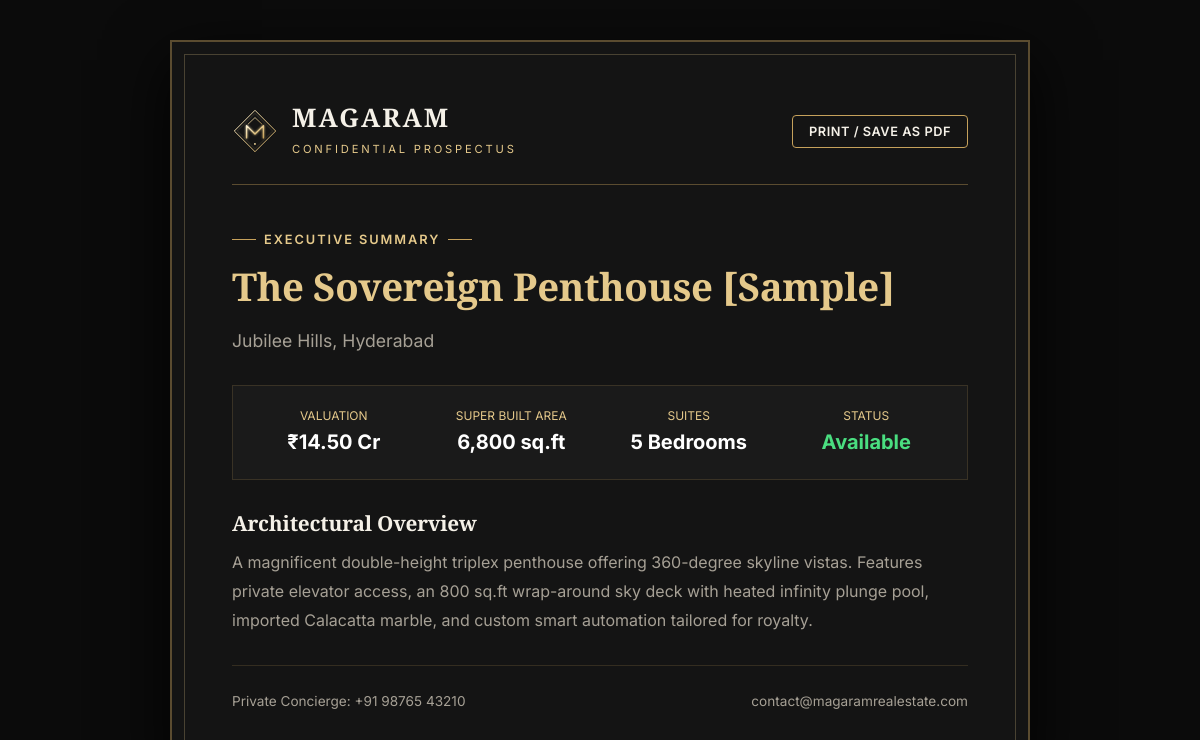
Before: /brochure.php?property_id=1 with the older database file.
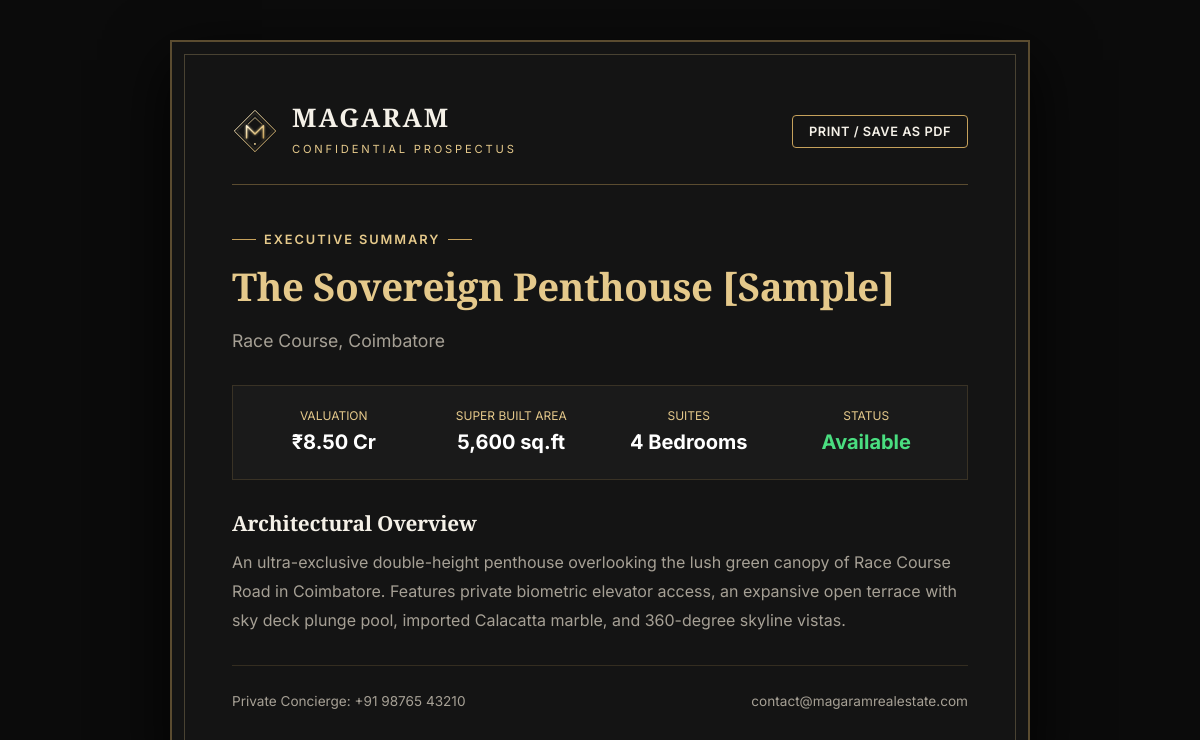
After: the same page with the newer database file.
### tables this page shows
CREATE TABLE IF NOT EXISTS `properties` (
    `id` INT AUTO_INCREMENT PRIMARY KEY,
    `title` VARCHAR(255) NOT NULL,
    `slug` VARCHAR(255) NOT NULL UNIQUE,
    `category` ENUM('Residential', 'Commercial', 'Villa', 'Apartment', 'Plot') NOT NULL DEFAULT 'Residential',
    `location` VARCHAR(255) NOT NULL,
    `price` DECIMAL(14,2) NOT NULL DEFAULT 0.00,
    `price_display` VARCHAR(100) DEFAULT NULL,
    `area_sqft` INT NOT NULL DEFAULT 0,
    `bedrooms` INT NOT NULL DEFAULT 0,
    `bathrooms` INT NOT NULL DEFAULT 0,
    `description` TEXT NOT NULL,
    `status` ENUM('Available', 'Sold', 'Upcoming') NOT NULL DEFAULT 'Available',
    `is_featured` TINYINT(1) NOT NULL DEFAULT 0,
    `is_sample` TINYINT(1) NOT NULL DEFAULT 1,
    `created_at` DATETIME DEFAULT CURRENT_TIMESTAMP,
    `updated_at` DATETIME DEFAULT CURRENT_TIMESTAMP ON UPDATE CURRENT_TIMESTAMP,
    INDEX `idx_category` (`category`),
    INDEX `idx_status` (`status`),
    INDEX `idx_featured` (`is_featured`)
);

### includes/functions.php (called while the page is built, shortened)
<?php
function e(?string $string): string {
    return htmlspecialchars($string ?? '', ENT_QUOTES, 'UTF-8');
}

### brochure.php (the view, shortened to what this page needs)
<?php
require_once __DIR__ . '/includes/functions.php';
$propertyId = !empty($_GET['property_id']) ? (int)$_GET['property_id'] : null;
$property = null;
if ($propertyId) {
    $db = get_db();
    if ($db) {
        $stmt = $db->prepare("SELECT * FROM properties WHERE id = :id LIMIT 1");
        $stmt->execute(['id' => $propertyId]);
        $property = $stmt->fetch();
    }
}
?>
<!DOCTYPE html>
<html lang="en">
<head>
    <link rel="stylesheet" href="<?= BASE_URL; ?>/assets/css/style.css">
</head>
<body>
    <div class="prospectus-card">
        <div style="display: flex; justify-content: space-between; align-items: center; border-bottom: 1px solid var(--border-gold); padding-bottom: 24px; margin-bottom: 36px;">
            <div style="display: flex; align-items: center; gap: 14px;">
                <img src="<?= BASE_URL; ?>/assets/img/magaram-logo.svg" alt="Magaram Crest" width="46" height="46">
                <div>
                    <h2 style="font-size: 1.6rem; letter-spacing: 0.08em; margin: 0;">MAGARAM</h2>
                    <span style="font-size: 0.7rem; letter-spacing: 0.25em; color: var(--gold-bright);">CONFIDENTIAL PROSPECTUS</span>
                </div>
            </div>
            <button onclick="window.print()" class="btn btn-outline btn-sm btn-print">Print / Save as PDF</button>
        </div>
        <span class="section-tag">Executive Summary</span>
        <h1 style="font-size: 2.4rem; margin-bottom: 16px; color: var(--gold-bright);">
            <?= e($property ? $property['title'] : 'Signature Landmark Portfolio'); ?>
        </h1>
        <p style="font-size: 1.1rem; color: var(--text-muted); margin-bottom: 30px;">
            <?= e($property ? $property['location'] : 'Exclusive Residences, Penthouses & Trophy Commercial Assets'); ?>
        </p>
        <?php if ($property): ?>
            <div style="display: grid; grid-template-columns: repeat(4, 1fr); gap: 16px; background: #1a1a1a; padding: 20px; border: 1px solid var(--border-subtle); margin-bottom: 30px; text-align: center;">
                <div>
                    <div style="font-size: 0.75rem; color: var(--gold-bright); text-transform: uppercase;">Valuation</div>
                    <div style="font-size: 1.25rem; font-weight: 700; color: #fff;"><?= e($property['price_display'] ?? format_inr((float)$property['price'])); ?></div>
                </div>
                <div>
                    <div style="font-size: 0.75rem; color: var(--gold-bright); text-transform: uppercase;">Super Built Area</div>
                    <div style="font-size: 1.25rem; font-weight: 700; color: #fff;"><?= number_format($property['area_sqft']); ?> sq.ft</div>
                </div>
                <div>
                    <div style="font-size: 0.75rem; color: var(--gold-bright); text-transform: uppercase;">Suites</div>
                    <div style="font-size: 1.25rem; font-weight: 700; color: #fff;"><?= $property['bedrooms']; ?> Bedrooms</div>
                </div>
                <div>
                    <div style="font-size: 0.75rem; color: var(--gold-bright); text-transform: uppercase;">Status</div>
                    <div style="font-size: 1.25rem; font-weight: 700; color: #4ade80;"><?= e($property['status']); ?></div>
                </div>
            </div>
            <h3 style="font-size: 1.3rem; margin-bottom: 12px; color: var(--text-cream);">Architectural Overview</h3>
            <p style="line-height: 1.8; color: var(--text-muted); margin-bottom: 30px;">
                <?= nl2br(e($property['description'])); ?>
            </p>
        <?php else: ?>
            <p style="line-height: 1.8; color: var(--text-muted); margin-bottom: 30px;">
                Welcome to Magaram Real Estate's curated collection. Every landmark within this portfolio represents uncompromising construction quality, Grade-A structural engineering, and private bespoke luxury.
            </p>
        <?php endif; ?>
        <div style="border-top: 1px solid var(--border-subtle); padding-top: 24px; display: flex; justify-content: space-between; font-size: 0.85rem; color: var(--text-muted);">
            <div>Private Concierge: +91 98765 43210</div>
            <div>contact@magaramrealestate.com</div>
        </div>
    </div>
</body>
</html>

Changed rows visible on the page:
changed properties "The Sovereign Penthouse [Sample]": location "Jubilee Hills, Hyderabad" → "Race Course, Coimbatore"; price_display "₹14.50 Cr" → "₹8.50 Cr"; area_sqft "6,800" → "5,600"; bedrooms "5" → "4"; description "A magnificent double-height triplex penthouse offering 360-degree skyline vistas. Features private elevator access, an 800 sq.ft wrap-around sky deck with heated infinity plunge pool, imported Calacatta marble, and custom smart automation tailored for royalty." → "An ultra-exclusive double-height penthouse overlooking the lush green canopy of Race Course Road in Coimbatore. Features private biometric elevator access, an expansive open terrace with sky deck plunge pool, imported Calacatta marble, and 360-degree skyline vistas."
